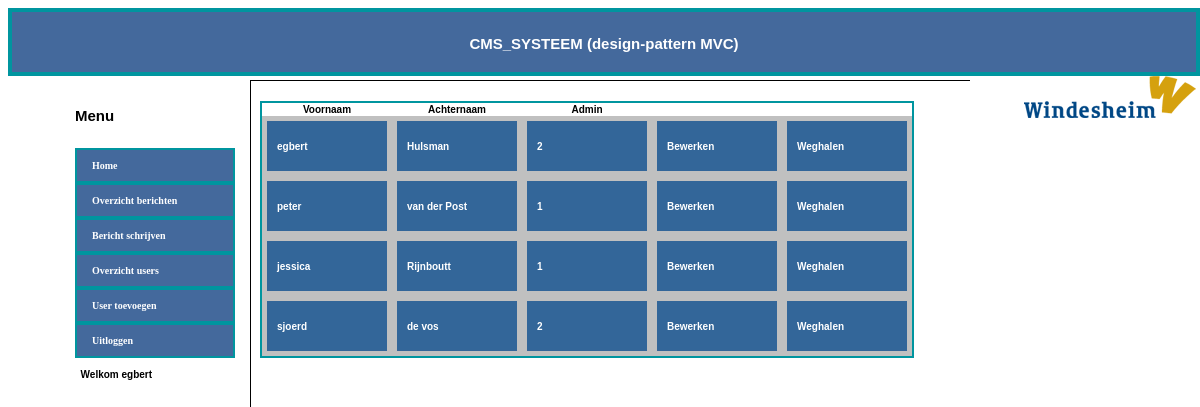
Screenshot of /view/user_overzicht.php (signed in) with the database file from the repository.
### tables this page shows
CREATE TABLE IF NOT EXISTS `user` (
  `id` int(11) NOT NULL AUTO_INCREMENT,
  `firstname` varchar(200) NOT NULL,
  `lastname` varchar(200) NOT NULL,
  `email` varchar(200) NOT NULL,
  `password` varchar(100) NOT NULL,
  `admin` int(11) NOT NULL,
  PRIMARY KEY (`id`)
);

### controller/users_overzicht.php (called while the page is built, shortened)
    	<?php
include '../model/user_class.php';
$user = new User($id, $firstname, $lastname, $email, $password, $admin);
$user->selectallUsersAdmin();
      ?>

### model/user_class.php (the view, shortened to what this page needs)
<?php
class User {
    public function selectallUsersAdmin() {
        $sql = "SELECT * FROM user";
        $result = mysqli_query($conn, $sql);
        echo "<table><tr><th>Voornaam</th><th>Achternaam</th><th>Admin</th><th></th><th></th></tr>";
        while (list($id, $firstname, $lastname, $email, $password, $admin) = mysqli_fetch_row($result)) {
            echo "<tr><td>$firstname</td><td>$lastname</td><td>$admin</td>
			<td><a href='user_bewerken_form.php?id=$id'>Bewerken</a></td>
			<td><a href='user_weghalen_form.php?id=$id'>Weghalen</a></td></tr>";
        }
        echo "</table>";
    }
}
?>
</body>
</html>

### view/user_overzicht.php (shortened to what this page needs)
<!DOCTYPE html PUBLIC "-//W3C//DTD XHTML 1.0 Transitional//EN" "http://www.w3.org/TR/xhtml1/DTD/xhtml1-transitional.dtd">
<html xmlns="http://www.w3.org/1999/xhtml">
<head>
 <link type='text/css' rel='stylesheet' href='css/style.css'/>
</head>
<body>
<?php
include 'includes/sentry.php'; ?>
<div id="form">
<?php
include 'includes/header.php';
?>
</div>
<div id="menu">
<?php
include 'includes/menu.php';
?>
</div>
<div id="content">
<?php
include '../controller/users_overzicht.php';
?>
</body>
</html>

### view/includes/header.php
<br />
<div align="center"><h2> CMS_SYSTEEM  (design-pattern MVC)</h2></div> <br />
<div align="right"><img src="images/logo.gif" width="172" height="42" alt="logo" /></div>

### view/includes/menu.php (shortened to what this page needs)
<?php
		  if ($_SESSION['admin']==2) {
		    echo  "<ul><b>
			<h2> Menu</h2>
			<br />
			<li><a href='index.php'>Home</a></li>
			<li><a href='berichten_overzicht_admin.php'>Overzicht berichten</a></li>
			<li><a href='bericht_bewaren_form.php'>Bericht schrijven</a></li>
			<li><a href='user_overzicht.php'>Overzicht users</a></li>
			<li><a href='user_bewaren_form.php'>User toevoegen</a></li>
			<li><a href='user_logout_form.php'>Uitloggen</a></li>
			<br /> &nbsp; Welkom {$_SESSION['firstname']}";
		  }
?>

### view/css/style.css (style rules this page uses)
#form { top:0px; left:0px; width:100%; height:60px; border:4px solid RGB(0, 149, 159); background-color:#44699C; color:#FFF; border-spacing: 0px 0px; }
#menu { position:absolute; left:20px; top:80px; width:200px; height:600px; border-right: 1px solid #000000; padding:15px; }
#menu ul { list-style-type: none; width: 160px; }
#menu ul li { border:2px solid RGB(0, 149, 159); border-spacing: 0px 0px; margin: 0; }
#menu ul li a { display: block; padding: 15px; background-color: #44699C; line-height: 0.1em; font-family: Verdana; color: white; text-decoration:none; }
#content { position:absolute; top:80px; left:250px; width:700px; border-top: 1px solid #000000; padding: 10px; }
body { font-family: Arial, Helvetica, sans-serif; font-size: 10px; color: #000000; }
table { border:2px solid RGB(0, 149, 159); border-spacing: 0px 0px; }
table a { text-decoration:none }
table a:link { color:#FFFFFF; }
td { border: 5px solid #C0C0C0; padding:10px; width:100px; height:30px; background-color:#336699; color:white; }

### rows the page displays
user: firstname "egbert", lastname "Hulsman", admin "2"
user: firstname "peter", lastname "van der Post", admin "1"
user: firstname "jessica", lastname "Rijnboutt", admin "1"
user: firstname "sjoerd", lastname "de vos", admin "2"

### other values shown
$_SESSION['firstname'] "egbert"
